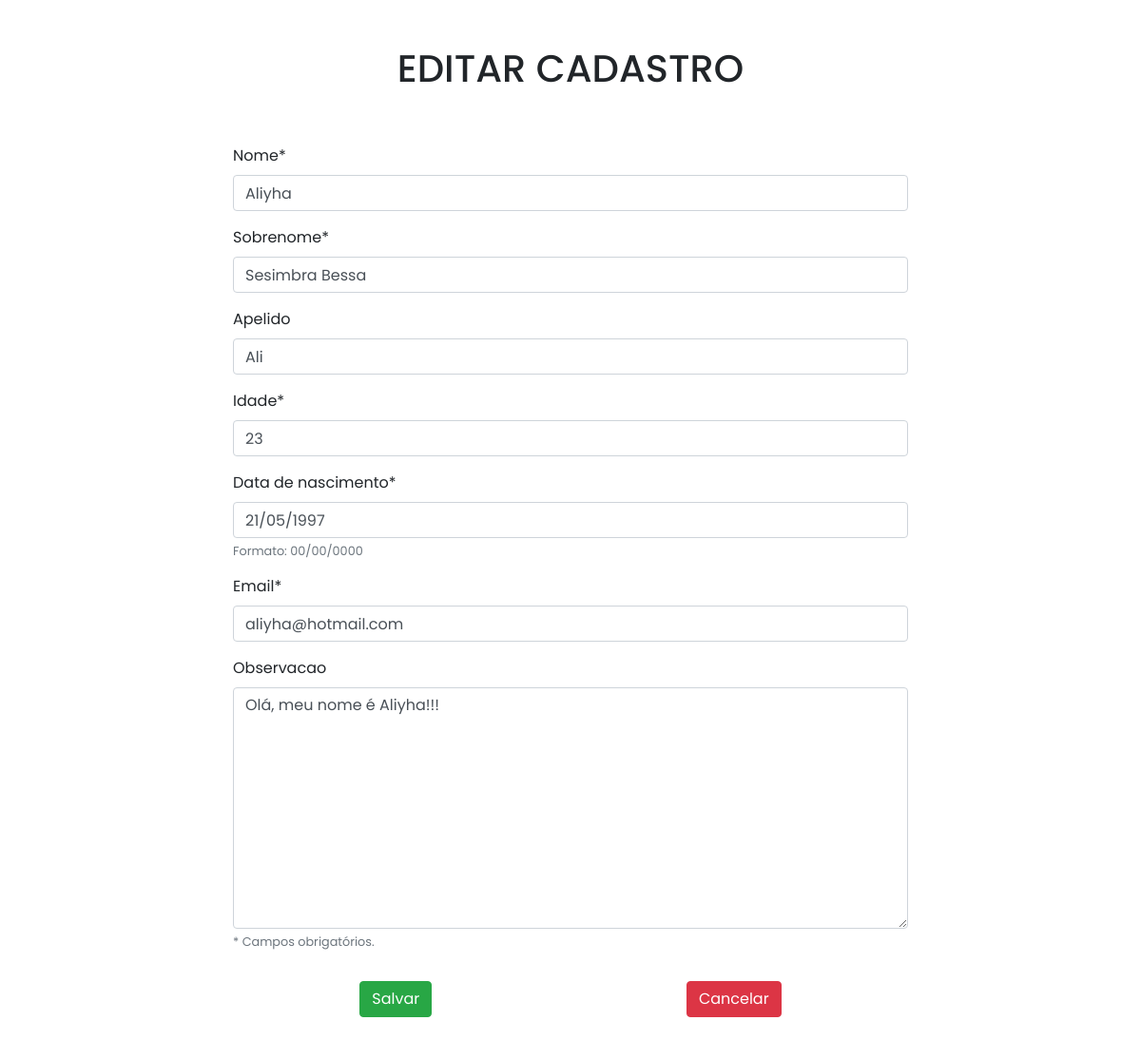
The app's page /edit/27/ with its own data.
### app/models.py (models this page shows)
class Pessoa(models.Model):
    nome = models.CharField(max_length=30)
    sobrenome = models.CharField(max_length=30)
    idade = models.IntegerField()
    data_de_nascimento = models.CharField(max_length=10)
    email = models.EmailField(max_length=50, default="")
    apelido = models.CharField(max_length=15, blank=True, null=True)
    observacao = models.TextField(max_length=80, blank=True, null=True)

### app/views.py (the view)
# urls.py: path('edit/<int:pk>/', edit, name='edit'),
def edit(request, pk):
    data = {}
    data['db'] = Pessoa.objects.get(pk=pk)
    data['form'] = PessoaForm(instance=data['db'])
    return render(request, 'form.html', data)

### app/forms.py
class PessoaForm(ModelForm):
     class Meta:
         model = Pessoa
         fields = ['nome', 'sobrenome', 'apelido', 'idade', 'data_de_nascimento', 'email', 'observacao']

### app/templates/form.html (shortened to what this page needs)
<!DOCTYPE html>
<html lang="pt-BR">
    <head>
        {% load static %}
        <link rel="stylesheet" href="https://stackpath.bootstrapcdn.com/bootstrap/4.1.3/css/bootstrap.min.css">
        <link rel="stylesheet" href="{% static 'css/style.css' %}">
        {% load crispy_forms_tags %}
    </head>
    <body>
        <div class="container">
            {% block content %}
            <div class="col-8 m-auto pt-5 text-center">
                {% if db %}<h1>EDITAR CADASTRO</h1>{% else %}<h1>CADASTRAR PESSOA</h1>{% endif %}
            </div>
            <div class="col-8 m-auto pt-5 pb-4">
                <form action="{% if db %}/update/{{db.id}}/{% else %}/create/{% endif %}" method="post" id="form" name="form">
                    <div class="form-group">{{ form.nome|as_crispy_field }}</div>
                    <div class="form-group">{{ form.sobrenome|as_crispy_field }}</div>
                    <div class="form-group">{{ form.apelido|as_crispy_field }}</div>
                    <div class="form-group">{{ form.idade|as_crispy_field }}</div>
                    <div class="form-group">
                        {{ form.data_de_nascimento|as_crispy_field }}
                        <small class="form-text text-muted">Formato: 00/00/0000</small>
                    </div>
                    <div class="form-group">{{ form.email|as_crispy_field }}</div>
                    <div class="form-group">
                        {{ form.observacao|as_crispy_field }}
                        <small class="form-text text-muted">* Campos obrigatórios.</small>
                    </div>
                    <div class="col-8 m-auto pt-3 d-flex justify-content-between">
                        <input type="submit" class="btn btn-success" value="Salvar">
                        <a href="/" class="btn btn-danger">Cancelar</a>
                    </div>
                </form>
            </div>
            {% endblock %}
        </div>
    </body>
</html>

### app/static/css/style.css (style rules this page uses)
* { font-family: 'Poppins', sans-serif; }
small { margin-top: -0.75rem !important; }

### records on screen
Pessoa: nome "Aliyha", sobrenome "Sesimbra Bessa", apelido "Ali", idade "23", data_de_nascimento "21/05/1997", email "aliyha@hotmail.com", observacao "Olá, meu nome é Aliyha!!!"
